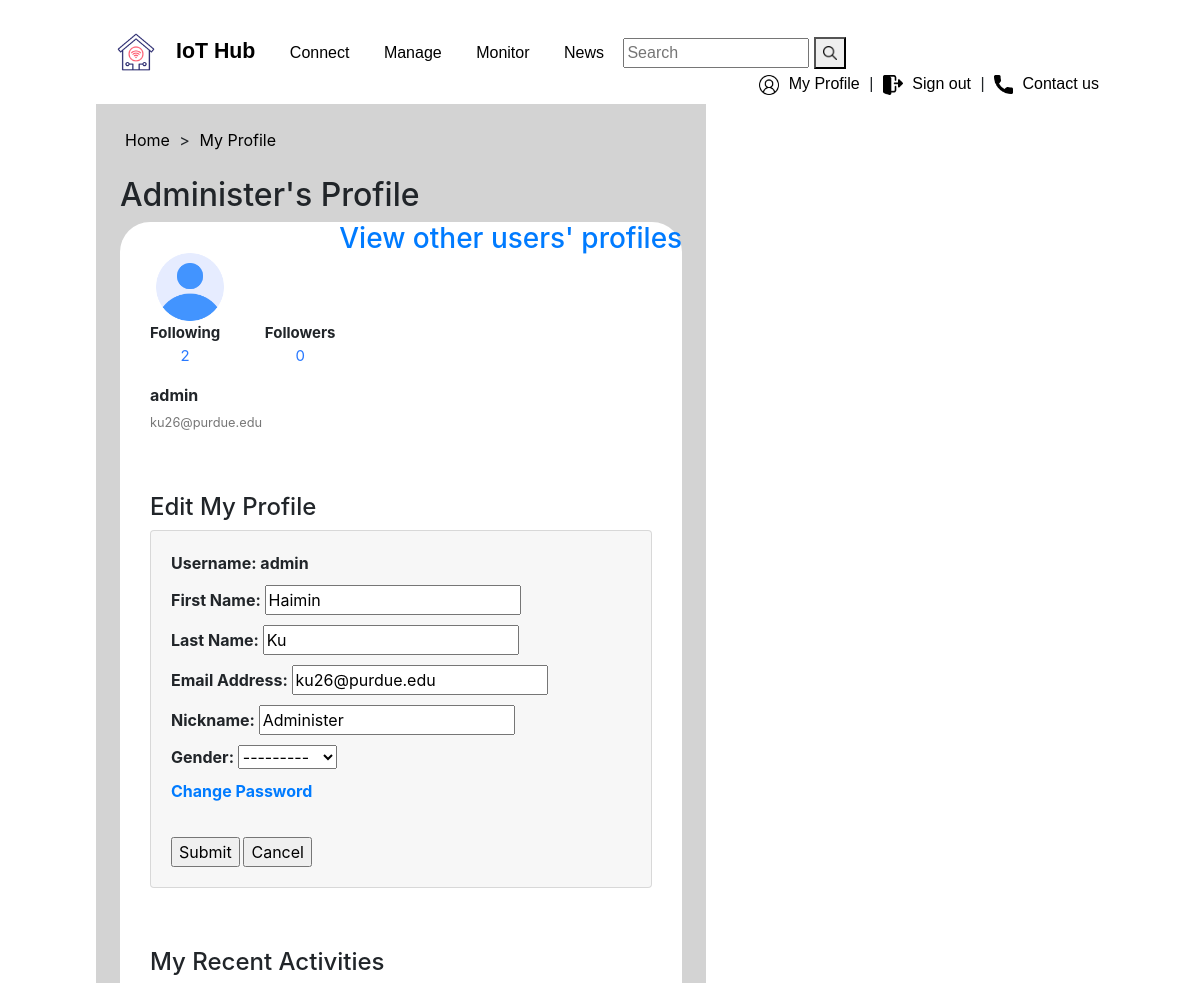
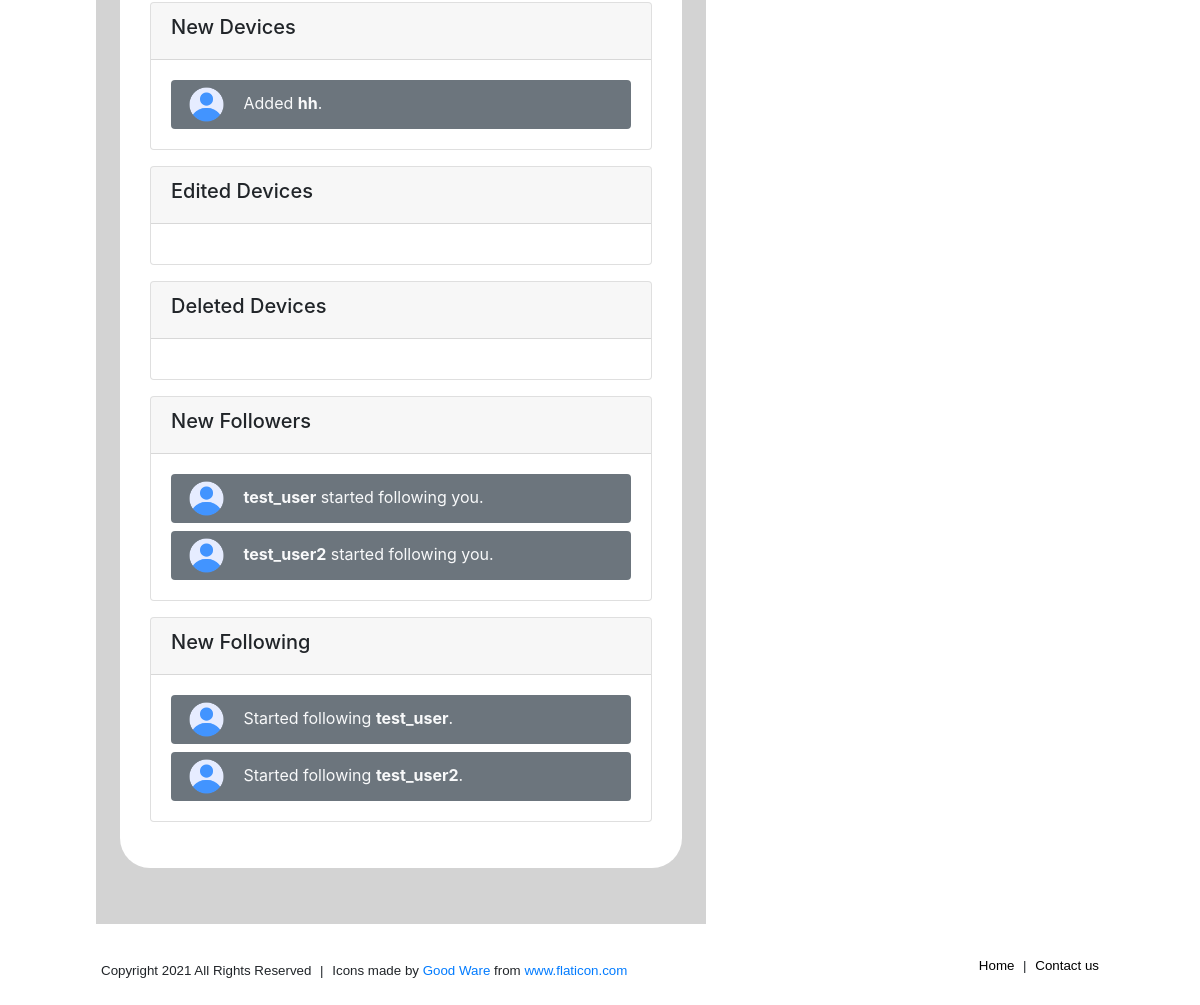
The page /CNIT581-048-project3/myprofile/ (signed in) on the database its author committed (2 pictures, top to bottom).
### hubapp/models.py (models this page shows, shortened)
class CustomUser(AbstractUser):
    nickname = models.CharField(max_length=100)
    gender_type_choices = (
        ('Male', 'Male'),
        ('Female', 'Female'),
        ('Not to say', 'Not to say')
    )
    gender = models.CharField(max_length=10, choices=gender_type_choices)
    followers = models.ManyToManyField(
        settings.AUTH_USER_MODEL,
        related_name='following',
        blank=True
    )

class Devices(models.Model):
    device_name = models.CharField(max_length=20, default="")
    type_choices = (
        ('sensor', 'sensor'),
        ('actuator', 'actuator'),
    )
    device_type = models.CharField(max_length=10, choices=type_choices)
    device_model = models.CharField(max_length=30, default="")
    last_updated = models.DateTimeField(auto_now=True)
    registered = models.DateTimeField(auto_now_add=True)
    user = models.ForeignKey(settings.AUTH_USER_MODEL, related_name='devices',  on_delete=models.CASCADE, default="")

class Activity(models.Model):
    activity_type_choices = (
        ('Follower', 'Follower'),
        ('Following', 'Following'),
        ('Add', 'Add'),
        ('Edit', 'Edit'),
        ('Delete', 'Delete')
    )
    creator = models.ForeignKey(settings.AUTH_USER_MODEL, on_delete=models.PROTECT, related_name='creator')
    to = models.ForeignKey(settings.AUTH_USER_MODEL, on_delete=models.PROTECT, related_name='to')
    activity_type = models.CharField(max_length=20, choices=activity_type_choices)
    date = models.DateTimeField(auto_now_add=True)

### hubapp/views.py (the view)
# urls.py: path('myprofile/', views.myprofile, name='myprofile'),
def myprofile(request):
    follower_list = Activity.objects.filter(Q(to=request.user) & Q(activity_type='Follower')).order_by('-date')[:3]
    following_list = Activity.objects.filter(Q(creator=request.user) & Q(activity_type='Following')).order_by('-date')[:3]
    new_devices = Devices.objects.filter(user=request.user).order_by('-registered')[:3]
    registered_devices = Devices.objects.filter(last_updated__gt=F('registered'))
    edited_devices = registered_devices.filter(user=request.user).order_by('-last_updated')[:3]
    deleted = Activity.objects.filter(Q(to=request.user) & Q(activity_type='Delete')).order_by('-date')[:3]
    if request.method == 'POST':
        form = CustomUserChangeForm(request.POST, instance=request.user)
        if form.is_valid():
            form.save()
        return render(request, 'hubapp/myprofile.html', {'form': form, 'follower_list': follower_list,
                                                         'following_list': following_list, 'new_devices':new_devices,
                                                         'edited_devices': edited_devices, 'deleted': deleted})
    else:
        form = CustomUserChangeForm(instance=request.user)
        return render(request, 'hubapp/myprofile.html', {'form': form, 'follower_list': follower_list,
                                                         'following_list': following_list, 'new_devices':new_devices,
                                                         'edited_devices': edited_devices})

### hubapp/forms.py
class CustomUserChangeForm(UserChangeForm):
    class Meta:
        model = get_user_model()
        fields = ['first_name', 'last_name', 'email', 'nickname', 'gender']

### hubapp/templates/hubapp/myprofile.html (shortened to what this page needs)
{% extends "hubapp/base.html" %}
{% block header %}
    <a href="{% url 'index' %}">Home</a> >
    <a href="{% url 'myprofile' %}">My Profile</a>
{% endblock header %}
{% block title %}
<div>
    <h2 style="display: inline-block">
        {{ request.user.nickname }}'s  Profile
    </h2>
    <h3 style="float:right; vertical-align:middle">
        <a href="{% url 'profiles' %}">View other users' profiles</a>
    </h3>
</div>
{% endblock title %}
{% block content %}
    <div>
        {% load static %}
        <div class="profile-container">
            <img src="{% static 'hubapp/img/user2.png' %}" alt="..." class="top-profile-img">
            <div class="top-profile">
                <span style="font-weight:bold;">Following</span>
                <p style="text-align: center;"><a href="{% url 'followinglist' request.user.id %}">{{ request.user.following.all|length }}</a></p>
            </div>
            <div class="top-profile">
                <span style="font-weight:bold;">Followers</span>
                <p style="text-align: center;"><a href="{% url 'followerlist' request.user.id %}">{{ request.user.followers.all|length }}</a></p>
            </div>
            <div>
                <div>
                    <p style="font-weight: bold; margin-bottom:2px">{{ user.username }}</p>
                    <small style="color: #777777;">{{ user.email }}</small>
                </div>
            </div>
        </div>
        <div id="my-edit-form-container">
            <h4>Edit My Profile</h4>
            <form id="my-edit-form" method="POST">
                <div>Username: {{request.user.username}}</div>
                <div>First Name: {{form.first_name}}</div>
                <div>Last Name: {{form.last_name}}</div>
                <div>Email Address: {{form.email}}</div>
                <div>Nickname: {{form.nickname}}</div>
                <div>Gender: {{form.gender}}</div>
                <div><a href="{% url 'password' %}">Change Password</a></div>
                <br>
                <input type="submit" value="Submit">
                <input type="reset" value="Cancel">
            </form>
        </div>
        <div class="activity-container">
            <h4>My Recent Activities</h4>
                <div>
                    {% load static %}
                    <div class="card mb-3 box">
                        <div class="card-header">
                            <h5>New Devices</h5>
                        </div>
                        <div class="card-body">
                            {% for device in new_devices %}
                                <div class="btn btn-block bg-secondary text-light text-left">
                                    <img src="{% static 'hubapp/img/user2.png' %}" alt="..." class="profile-img">
                                    Added <span style="font-weight: bold;">{{ device.device_name }}</span>.
                                </div>
                            {% endfor %}
                        </div>
                    </div>
                   <div class="card mb-3 box">
                        <div class="card-header">
                            <h5>Edited Devices</h5>
                        </div>
                       <div class="card-body">
                        </div>
                    </div>
                    <div class="card mb-3 box">
                        <div class="card-header">
                            <h5>Deleted Devices</h5>
                        </div>
                       <div class="card-body">
                        </div>
                    </div>
                    <div class="card mb-3 box">
                        <div class="card-header">
                            <h5>New Followers</h5>
                        </div>
                        <div class="card-body">
                            {% for follower in follower_list %}
                                <div class="btn btn-block bg-secondary text-light text-left">
                                    <img src="{% static 'hubapp/img/user2.png' %}" alt="..." class="profile-img">
                                    <span style="font-weight: bold;">{{ follower.creator }}</span> started following you.
                                </div>
                            {% endfor %}
                        </div>
                    </div>
                    <div class="card mb-3 box">
                        <div class="card-header">
                            <h5>New Following</h5>
                        </div>
                        <div class="card-body">
                            {% for following in following_list %}
                                <div class="btn btn-block bg-secondary text-light text-left">
                                    <img src="{% static 'hubapp/img/user2.png' %}" alt="..." class="profile-img">
                                    Started following <span style="font-weight: bold;">{{ following.to }}</span>.
                                </div>
                            {% endfor %}
                        </div>
                    </div>
                </div>
        </div>
    </div>
{% endblock content %}

### hubapp/static/hubapp/style.css (style rules this page uses)
* { box-sizing: border-box; }
body { padding: 2vh 4vw 2vh 4vw; }
img { margin-left: 5px; margin-right: 5px; }
#title-container > a { margin: 5px; color: black; }
h3 { olor: #777777;c }
p > a { color: #2979ff; }
.box { transition-property: box-shadow, transform; transition-duration: 1s; }
.profile-container { padding: 30px; background-color: white; border-top-left-radius: 30px; border-top-right-radius: 30px; }
#my-edit-form-container { padding: 30px; background-color: white; }
#my-edit-form { padding: 20px; font-weight: bold; background-color: rgba(0,0,0,.03); background-clip: border-box; border: 1px solid rgba(0,0,0,.125); border-radius: 0.25rem; }
#my-edit-form > div { margin-bottom: 10px; }
.activity-container { padding: 30px; background-color: white; border-bottom-left-radius: 30px; border-bottom-right-radius: 30px; }
.profile-img { width: 35px; margin-right: 15px; }
.top-profile-img { width: 70px; height: auto; margin-right: 10vh; vertical-align:middle; display:inline-block; }
.top-profile { display:inline-block; margin-right: 5vh; vertical-align:top; font-size: 15px; }

### rows shown on the page
CustomUser: user.nickname "Administer", user.following.all|length "2", user.followers.all|length "0", username "admin", email "ku26@purdue.edu", user.username "admin", first_name "Haimin", last_name "Ku", nickname "Administer", gender "---------"
Devices: device_name "hh"
Activity: creator "test_user"
Activity: creator "test_user2"
Activity: to "test_user"
Activity: to "test_user2"
